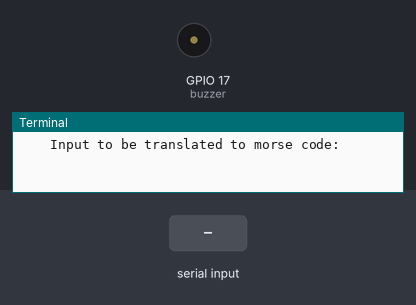
Recording of a program running on a simulated Raspberry Pi (BCM pin numbers). On the bench: buzzer (waves = sounding), the last lines printed to the terminal. The test bench sets the inputs (shaded band). At 4.6 s the program stops and its outputs stay as they are.

Above: at 1.2 s.
1.3 s: "0" typed at the terminal, then Enter
At 1.45 s:
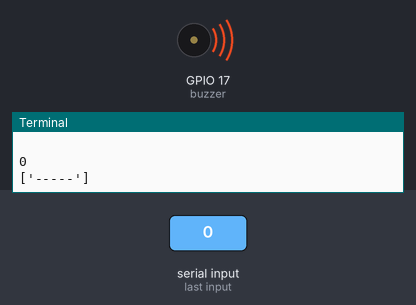
Timing chart, 0 to 5.5 s (numbered marks = the images above; inputs shaded):
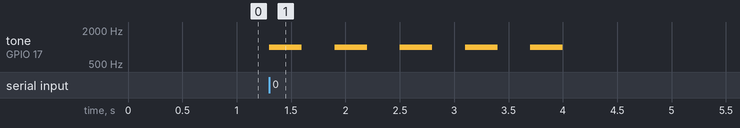

Measured:
- after the input at 1.3 s, tone on GPIO 17 (buzzer): alternates 1000 Hz for 0.30 s and silent for 0.30 s, 10 changes in all, then stays silent, starting at once

The program:

morse_code_1.py
```python
# Tony Le, Andrea Francisco, Nico Bougioukas 3.22.23

import RPi.GPIO as GPIO
from time import sleep


GPIO.setwarnings(False)
GPIO.setmode(GPIO.BCM)
GPIO.setup(17, GPIO.OUT)
buzzer = GPIO.PWM(17, 1000) # 1000 Hz


def get_morse(character) -> list[str]: # Return a list containing a character translated to morse code
    morse_dict = { # Dictionary containing A-Z, 1-9, '. , ? /'
    'A': '.-',
    'B': '-...',
    'C': '-.-.',
    'D': '-..',
    'E': '.',
    'F': '..-.',
    'G': '-.',
    'H': '...',
    'I': '..',
    'J': '.---',
    'K': '-.-',
    'L': '.-..',
    'M': '--',
    'N': '-.',
    'O': '--.--',
    'P': '---',
    'Q': '---.',
    'R': '.--.',
    'S': '...',
    'T': '-',
    'U': '..-',
    'V': '...-',
    'W': '.--',
    'X': '-..-',
    'Y': '-.--',
    'Z': '--..',
    '0': '-----',
    '1': '.----',
    '2': '..---',
    '3': '...--',
    '4': '....-',
    '5': '.....',
    '6': '-....',
    '7': '--...',
    '8': '---..',
    '9': '----.',
    '.': '.-.-.-',
    ',': '--.--',
    '?': '..--..',
    '/': '-..-.',
    ' ': ''
    }
    return [morse_dict[character]]

def buzzer_fn(morse_list) -> None: # Takes the entire list of morse code characters as parameters
    for char in morse_list: # Each individual letter/number/character
        for morse in char: # Each dot, dash, or space
            if morse == '':
                sleep(0.7) # If a space between words, wait 700 ms
            elif morse == '-':
                buzzer.start(1)
                sleep(0.3)
                buzzer.stop(1)
                sleep(0.3)
            elif morse == '.':
                buzzer.start(0.1)
                sleep(0.1)
                buzzer.stop(0.1)
                sleep(0.1)
        sleep(0.3) # Pause between characters/letters
    return


def main() -> None:
    final: list[str] = []
    original_text: str = input("""
    Input to be translated to morse code:\n
    """)

    characters: list[str] = [*original_text.upper()] # Converts input to individual uppercase characters
    for character in characters:
        temp = get_morse(character) # Get morse code translation of character
        final += temp
    print(final)
    buzzer_fn(final)
    return


if __name__ == '__main__':
    main()
```
